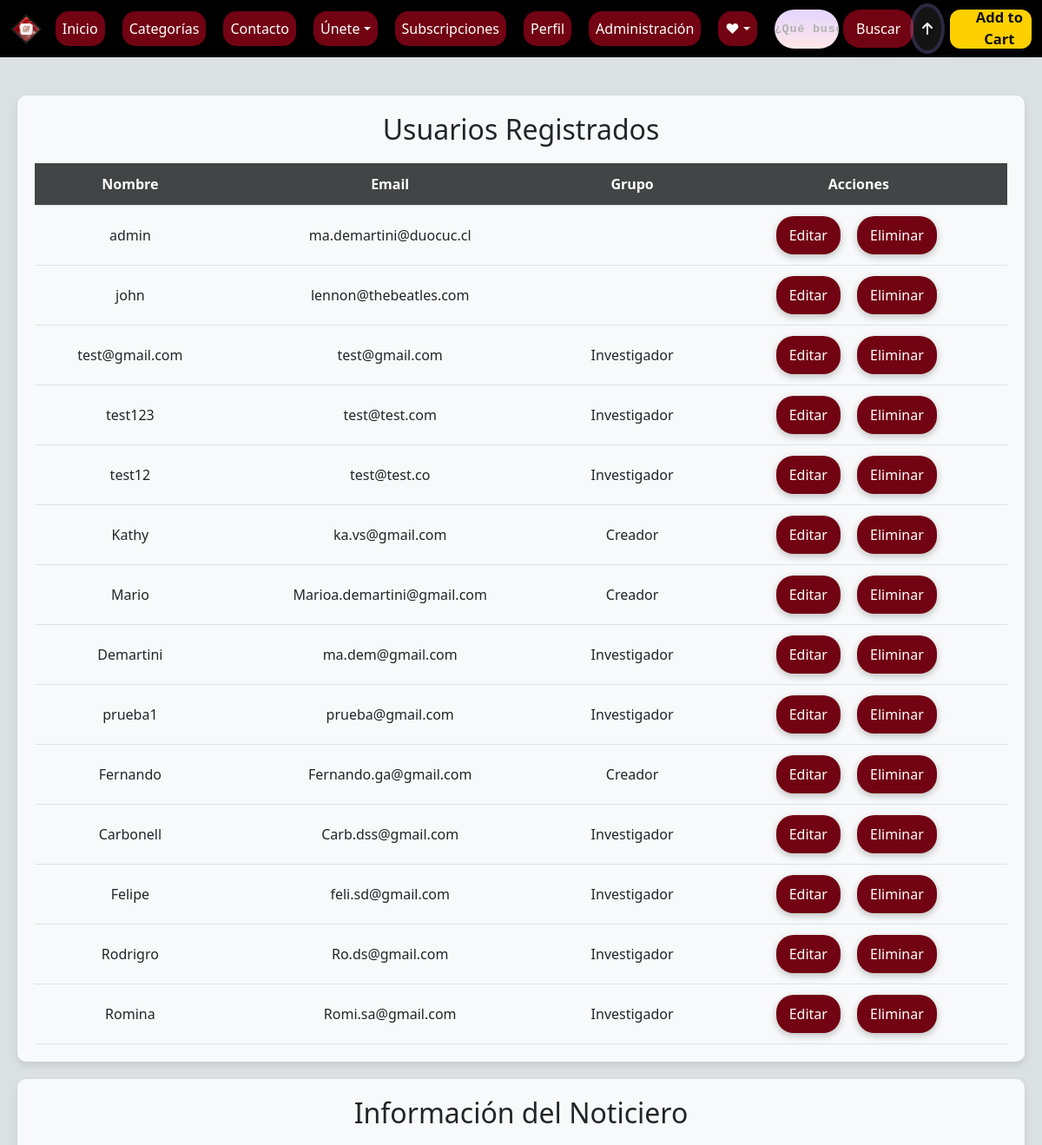
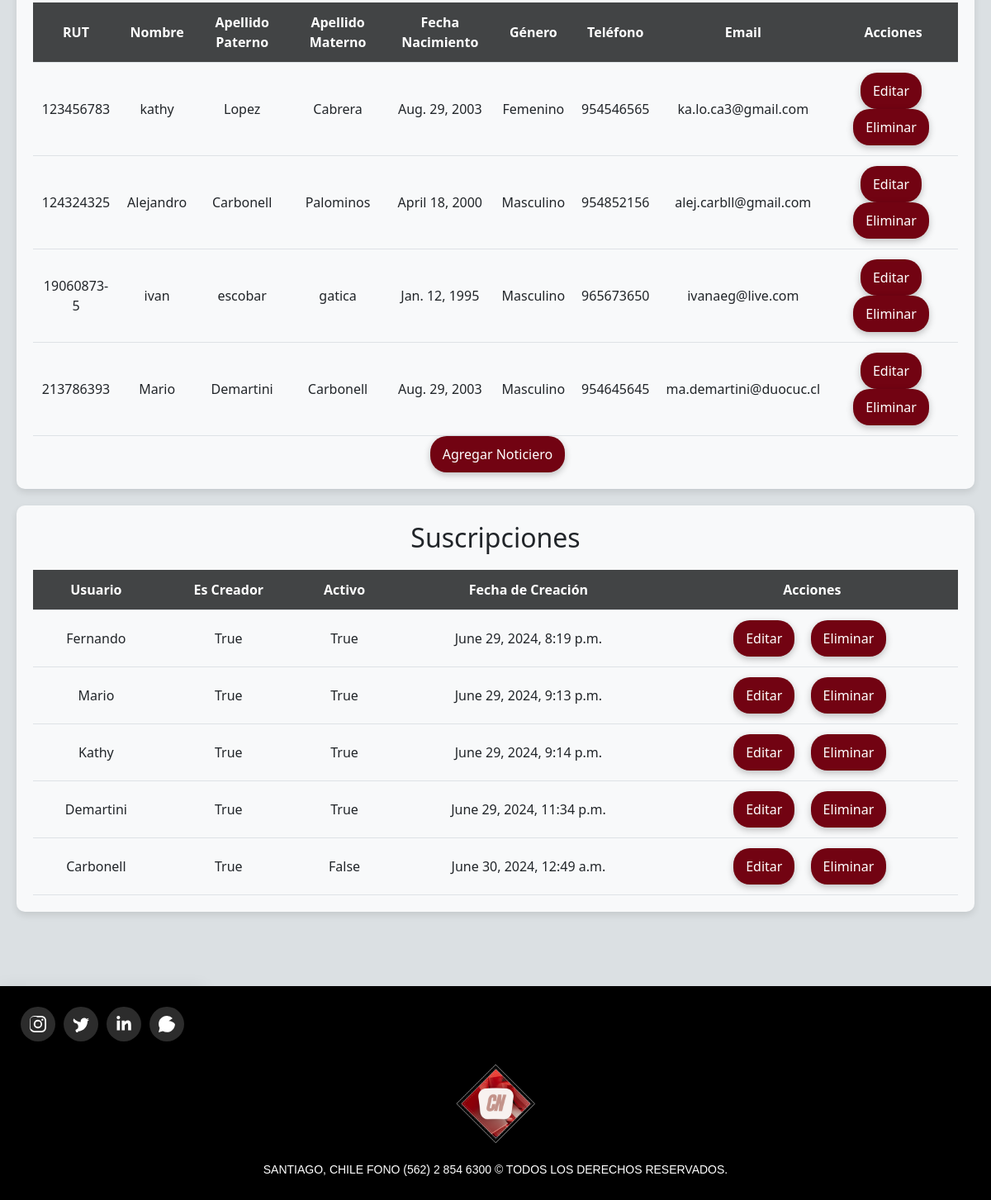
Screenshot of /crud/ (signed in) with the database file from the repository (2 pictures, top to bottom).
### noticiero/models.py (models this page shows, shortened)
class Noticiero(models.Model):
    rut = models.CharField(primary_key=True, max_length=10)
    nombre = models.CharField(max_length=20)
    apellido_paterno = models.CharField(max_length=20)
    apellido_materno = models.CharField(max_length=20)
    fecha_nacimiento = models.DateField(blank=False, null=False)
    id_genero = models.ForeignKey(Genero, on_delete=models.CASCADE, db_column='idGenero')
    telefono = models.CharField(max_length=45)
    email = models.EmailField(unique=True, max_length=100, blank=True, null=True)
    direccion = models.CharField(max_length=50, blank=True, null=True)
    activo = models.IntegerField()
    class Meta:
        ordering = ['rut']

class Genero(models.Model):
    id_genero = models.AutoField(db_column='idGenero', primary_key=True)
    genero = models.CharField(max_length=20, blank=False, null=False)

class Subscription(models.Model):
    user = models.OneToOneField(User, on_delete=models.CASCADE)
    is_creator = models.BooleanField(default=False)
    is_active = models.BooleanField(default=False)  # Nuevo campo para manejar la activación
    created_at = models.DateTimeField(auto_now_add=True)

### noticiero/views.py (the view)
# urls.py: path('crud/', views.crud, name='crud'),
@staff_member_required
def crud(request):
    users = User.objects.all()
    noticieros = Noticiero.objects.all()
    subscriptions = Subscription.objects.all()
    context = {
        'users': users,
        'noticieros': noticieros,
        'subscriptions': subscriptions
    }
    return render(request, 'noticiero/VistaAdmin/Crud/crud.html',context)

### noticiero/templates/noticiero/VistaAdmin/Crud/crud.html (shortened to what this page needs)
{% load static %}
<!DOCTYPE html>
<html lang="es">
<head>
    {% load bootstrap5 %}
    {% bootstrap_css %}
    <link rel="stylesheet" href="{% static 'css/styles.css' %}">
    <link rel="stylesheet" href="{% static 'css/stylesIncludes.css' %}">
    <link rel="stylesheet" href="{% static 'css/stylesVistas.css' %}">
    <link rel="stylesheet" href="{% static 'css/stylesIcon.css' %}">
    <link rel="stylesheet" href="{% static 'css/stylesCrud.css' %}">
</head>
<body style="background-color: #DBE0E3;">
    {% include 'noticiero/includes/header.html' %}
    <div class="container mt-4">
        <div class="cardCrud-1">
            <h2 class="card-title">Usuarios Registrados</h2>
            <div class="table-responsive">
                <table class="crud-table">
                    <thead>
                        <tr>
                            <th>Nombre</th>
                            <th>Email</th>
                            <th>Grupo</th>
                            <th>Acciones</th>
                        </tr>
                    </thead>
                    <tbody>
                        {% for user in users %}
                        <tr>
                            <td>{{ user.username }}</td>
                            <td>{{ user.email }}</td>
                            <td>
                                {% for group in user.groups.all %}
                                {{ group.name }}
                                {% endfor %}
                            </td>
                            <td>
                                <a href="{% url 'user_edit' user.pk %}" class="custom-btn btn search-button">Editar</a>
                                <a href="{% url 'user_delete' user.pk %}" class="custom-btn btn search-button">Eliminar</a>
                            </td>
                        </tr>
                        {% endfor %}
                    </tbody>
                </table>
            </div>
        </div>
        <div class="cardCrud-1">
            <h2 class="card-title">Información del Noticiero</h2>
            <div class="table-responsive">
                <table class="crud-table">
                    <thead>
                        <tr>
                            <th>RUT</th>
                            <th>Nombre</th>
                            <th>Apellido Paterno</th>
                            <th>Apellido Materno</th>
                            <th>Fecha Nacimiento</th>
                            <th>Género</th>
                            <th>Teléfono</th>
                            <th>Email</th>
                            <th>Acciones</th>
                        </tr>
                    </thead>
                    <tbody>
                        {% for noticiero in noticieros %}
                        <tr>
                            <td>{{ noticiero.rut }}</td>
                            <td>{{ noticiero.nombre }}</td>
                            <td>{{ noticiero.apellido_paterno }}</td>
                            <td>{{ noticiero.apellido_materno }}</td>
                            <td>{{ noticiero.fecha_nacimiento }}</td>
                            <td>{{ noticiero.id_genero.genero }}</td>
                            <td>{{ noticiero.telefono }}</td>
                            <td>{{ noticiero.email }}</td>
                            <td>
                                <a href="{% url 'noticiero_edit' noticiero.rut %}" class="custom-btn btn search-button">Editar</a>
                                <a href="{% url 'noticiero_delete' noticiero.rut %}" class="custom-btn btn search-button">Eliminar</a>
                            </td>
                        </tr>
                        {% endfor %}
                    </tbody>
                </table>
            </div>
            <a href="{% url 'noticiero_add' %}" class="custom-btn btn search-button">Agregar Noticiero</a>
        </div>
        <div class="cardCrud-1">
            <h2 class="card-title">Suscripciones</h2>
            <div class="table-responsive">
                <table class="crud-table">
                    <thead>
                        <tr>
                            <th>Usuario</th>
                            <th>Es Creador</th>
                            <th>Activo</th>
                            <th>Fecha de Creación</th>
                            <th>Acciones</th>
                        </tr>
                    </thead>
                    <tbody>
                        {% for subscription in subscriptions %}
                        <tr>
                            <td>{{ subscription.user.username }}</td>
                            <td>{{ subscription.is_creator }}</td>
                            <td>{{ subscription.is_active }}</td>
                            <td>{{ subscription.created_at }}</td>
                            <td>
                                <a href="{% url 'subscription_edit' subscription.pk %}" class="custom-btn btn search-button">Editar</a>
                                <a href="{% url 'subscription_delete' subscription.pk %}" class="custom-btn btn search-button">Eliminar</a>
                            </td>
                        </tr>
                        {% endfor %}
                    </tbody>
                </table>
            </div>
        </div>
    </div>
    <div class="spacer" style="height: 50px;"></div>
    {% include 'noticiero/includes/footer.html' %}
</body>
</html>

### noticiero/static/css/styles.css (style rules this page uses)
html, body { height: 100%; }
body { display: flex; flex-direction: column; }
.spacer { padding-bottom: 50px; }
.container { max-width: 1200px; margin: 0 auto; padding: 20px; }

### noticiero/static/css/stylesIncludes.css (style rules this page uses)
.search-button { margin-left: 5px; }
.custom-btn { padding: 10px 15px; border-radius: 20px; border: 0; outline: none; background-color: teal; color: white; cursor: pointer; box-shadow: rgba(0, 0, 0, 0.24) 0px 3px 8px; text-decoration: none; display: inline-block; transition: box-shadow 0.3s ease; }

### noticiero/static/css/stylesCrud.css (style rules this page uses)
.cardCrud-1 { background-color: #f8f9fa; width: 100%; padding: 20px; margin-bottom: 20px; border-radius: 10px; box-shadow: 0 4px 8px rgba(0, 0, 0, 0.1); text-align: center; }
.crud-table { width: 100%; border-collapse: collapse; margin-top: 20px; }
.crud-table th, .crud-table td { padding: 12px 10px; text-align: center; border-bottom: 1px solid #dee2e6; }
.crud-table th { background-color: #424445; color: white; font-weight: bold; }
.crud-table td { vertical-align: middle; }
.crud-table a { margin-right: 10px; }

### noticiero/templates/noticiero/VistaAdmin/Crud/crud.html (style rules this page uses)
.search-button { color: white; background-color: #720312; }

### rows the page displays
Noticiero: rut "123456783", nombre "kathy", apellido_paterno "Lopez", apellido_materno "Cabrera", fecha_nacimiento "Aug. 29, 2003", id_genero.genero "Femenino", telefono "954546565", email "ka.lo.ca3@gmail.com"
Noticiero: rut "124324325", nombre "Alejandro", apellido_paterno "Carbonell", apellido_materno "Palominos", fecha_nacimiento "April 18, 2000", id_genero.genero "Masculino", telefono "954852156", email "alej.carbll@gmail.com"
Noticiero: rut "19060873-5", nombre "ivan", apellido_paterno "escobar", apellido_materno "gatica", fecha_nacimiento "Jan. 12, 1995", id_genero.genero "Masculino", telefono "965673650", email "ivanaeg@live.com"
Noticiero: rut "213786393", nombre "Mario", apellido_paterno "Demartini", apellido_materno "Carbonell", fecha_nacimiento "Aug. 29, 2003", id_genero.genero "Masculino", telefono "954645645", email "ma.demartini@duocuc.cl"
Subscription: user.username "Fernando", is_creator "True", is_active "True", created_at "June 29, 2024, 8:19 p.m."
Subscription: user.username "Mario", is_creator "True", is_active "True", created_at "June 29, 2024, 9:13 p.m."
Subscription: user.username "Kathy", is_creator "True", is_active "True", created_at "June 29, 2024, 9:14 p.m."
Subscription: user.username "Demartini", is_creator "True", is_active "True", created_at "June 29, 2024, 11:34 p.m."
Subscription: user.username "Carbonell", is_creator "True", is_active "False", created_at "June 30, 2024, 12:49 a.m."

### other values shown
{{ user.username }} "admin"
{{ user.email }} "ma.demartini@duocuc.cl"
{{ user.username }} "john"
{{ user.email }} "lennon@thebeatles.com"
{{ user.username }} "test@gmail.com"
{{ user.email }} "test@gmail.com"
{{ group.name }} "Investigador"
{{ user.username }} "test123"
{{ user.email }} "test@test.com"
{{ user.username }} "test12"
{{ user.email }} "test@test.co"
{{ user.username }} "Kathy"
{{ user.email }} "ka.vs@gmail.com"
{{ group.name }} "Creador"
{{ user.username }} "Mario"
